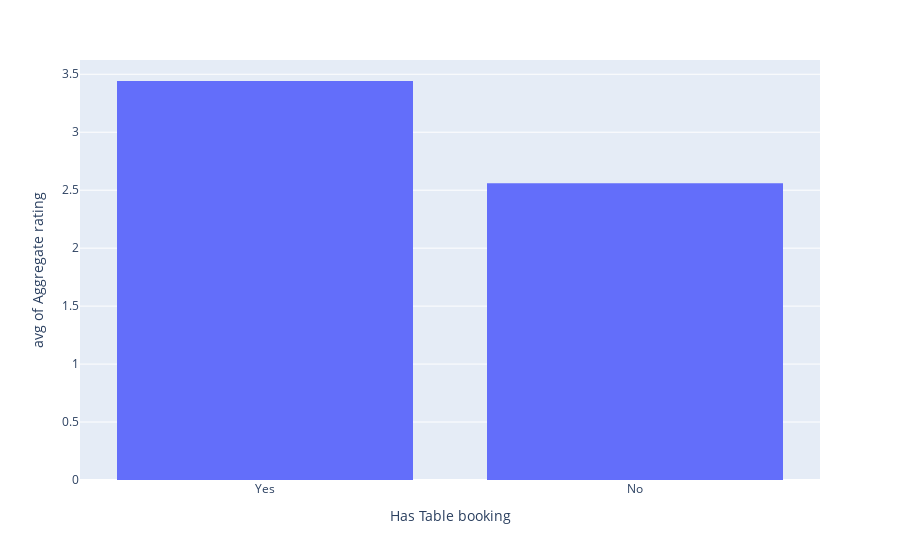

Source (notebook cell):
### Markdown cell above
Observations: Restaurants which have online delivery have better ratings.

### Code cell
px.histogram(zomato_data, x="Has Table booking", y="Aggregate rating", histfunc="avg")

### Figure 1 — Plotly figure (JSON) as saved in the notebook; plotly's stock layout.template omitted (floating-point values rounded to 4 significant figures; data arrays with more than 128 entries replaced by an {"elided": "..."} marker saying what was removed)
{"data": [{"alignmentgroup": "True", "bingroup": "x", "histfunc": "avg", "hovertemplate": "Has Table booking=%{x}<br>avg of Aggregate rating=%{y}<extra></extra>", "legendgroup": "", "marker": {"color": "#636efa", "pattern": {"shape": ""}}, "name": "", "offsetgroup": "", "orientation": "v", "showlegend": false, "type": "histogram", "x": {"elided": "9551 str values"}, "xaxis": "x", "y": {"elided": "9551 float values"}, "yaxis": "y"}], "layout": {"barmode": "relative", "legend": {"tracegroupgap": 0}, "margin": {"t": 60}, "xaxis": {"anchor": "y", "domain": [0, 1], "title": {"text": "Has Table booking"}}, "yaxis": {"anchor": "x", "domain": [0, 1], "title": {"text": "avg of Aggregate rating"}}}}
